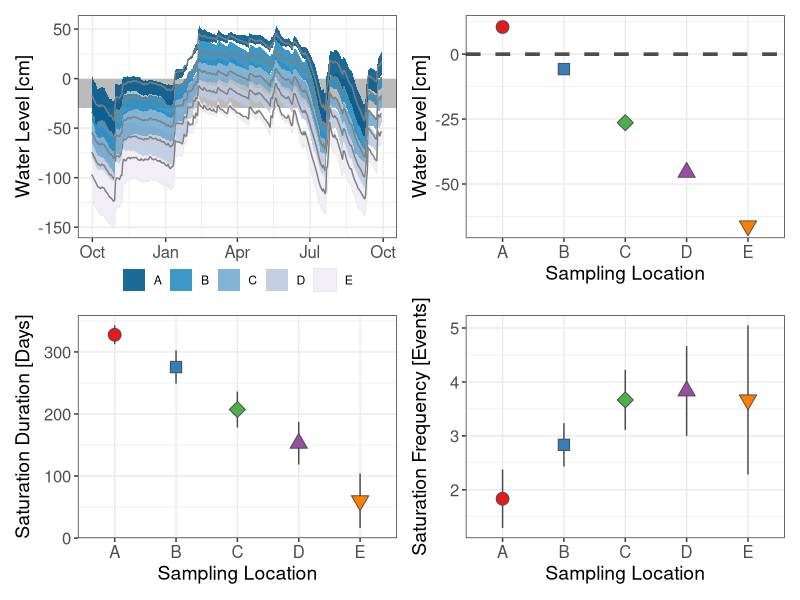

Source code (R):
#~~~~~~~~~~~~~~~~~~~~~~~~~~~~~~~~~~~~~~~~~~~~~~~~~~~~~~~~~~~
#Title: Plots
#Coder: Nate Jones (cnjones7@ua.edu)
#Date: 6/23/2020
#Purpose: Plot water level data
#~~~~~~~~~~~~~~~~~~~~~~~~~~~~~~~~~~~~~~~~~~~~~~~~~~~~~~~~~~~

#~~~~~~~~~~~~~~~~~~~~~~~~~~~~~~~~~~~~~~~~~~~~~~~~~~~~~~~~~~~
# 1.0 Setup Workspace---------------------------------------
#~~~~~~~~~~~~~~~~~~~~~~~~~~~~~~~~~~~~~~~~~~~~~~~~~~~~~~~~~~~
#Clear memory 
remove(list=ls())

#load appropriate packages
library(patchwork)
library(lubridate)
library(tidyverse)

#load data
depth<-read_csv("data//DepthToWaterTable.csv")
metrics<-read_csv("data//annual_metrics.csv")

#~~~~~~~~~~~~~~~~~~~~~~~~~~~~~~~~~~~~~~~~~~~~~~~~~~~~~~~~~~~
# 2.0 Hydrologic Regime Plots-------------------------------
#~~~~~~~~~~~~~~~~~~~~~~~~~~~~~~~~~~~~~~~~~~~~~~~~~~~~~~~~~~~
#2.1 Hydrograph---------------------------------------------
df<-depth %>% 
  #Convert to cm
  mutate(d_n = d_n*100) %>% 
  #seleect wetland well data
  filter(str_detect(station, 'SC')) %>% 
  #create sampling location col
  mutate(loc = substr(station, 4,4)) %>% 
  #Convert from depth to waterLevel
  mutate(waterLevel = -1*d_n) %>% 
  #Group by date & loc
  group_by(day, loc) %>% 
  #Summarise water level data
  summarise(
    mean = mean(waterLevel, na.rm = T),
    lwr    = quantile(waterLevel, 0.25, na.rm = T), 
    upr    = quantile(waterLevel, 0.75, na.rm = T))

#Subset by sampling location
a<-df %>% filter(loc=='A')
b<-df %>% filter(loc=='B')
c<-df %>% filter(loc=='C')
d<-df %>% filter(loc=='D')
e<-df %>% filter(loc=="E")

#Define ribbon tranparency
ribbon_alpha<-0.90

#Define colors
cols<-c(
  'A' = '#045a8d', 
  'B' = '#2b8cbe', 
  'C' = '#74a9cf', 
  'D' = '#bdc9e1',
  'E' = '#f1eef6')
line_col<-"grey50"
  
#Start ggplot
hyd<-ggplot() + 
  geom_rect(
    aes(
      xmin = as.Date('2017-09-01'), 
      xmax = as.Date('2018-10-31'), 
      ymin = -30, 
      ymax = 0), 
    fill='grey70', alpha = 0.9) +
  #D
  geom_ribbon(aes(ymin = d$lwr, ymax = d$upr, x = d$day, fill='D'),
              alpha=ribbon_alpha) +
  geom_line(aes(x=d$day, y=d$mean), 
            col=line_col) +
  #E
  geom_ribbon(aes(ymin = e$lwr, ymax = e$upr, x = e$day, fill='E'), 
              col='grey90', lwd=0.25) +
  geom_line(aes(x=e$day, y=e$mean), 
            col=line_col) +
  
  #C
  geom_ribbon(aes(ymin = c$lwr, ymax = c$upr, x = c$day, fill='C'),
              alpha=ribbon_alpha) +
  geom_line(aes(x=c$day, y=c$mean), 
            col=line_col) +
  #B
  geom_ribbon(aes(ymin = b$lwr, ymax = b$upr, x = b$day, fill="B"), 
              alpha=ribbon_alpha) +
  geom_line(aes(x=b$day, y=b$mean), 
            col=line_col) +
  #A
  geom_ribbon(aes(ymin = a$lwr, ymax = a$upr, x = a$day, fill='A'),
              alpha=ribbon_alpha) +
  geom_line(aes(x=a$day, y=a$mean), 
            col=line_col) +
  #Legend/color
  scale_fill_manual(name=NULL, values=cols) +
  #Clip to water year
  coord_cartesian(xlim=as.Date(c("2017-10-01", "2018-09-30"))) +
  #theme options
  theme_bw() + 
    ylab("Water Level [cm]") + 
    xlab(NULL) + 
    scale_x_date(date_labels = "%b") +
    theme(axis.title = element_text(size = 14),
          axis.text = element_text(size = 12),
          legend.position = c("bottom"), 
          legend.margin = margin(t=-2, unit="lines"))


#2.2 Water Level Plot---------------------------------------
dep<-depth %>%
  #Convert depth-to-water-table to water level
  mutate(d_n = -1*d_n) %>% 
  #Select SC stations
  filter(str_detect(station, 'SC')) %>% 
  #Summarise duration by transect
  mutate(transect = substr(station,4,4)) %>% 
  group_by(transect) %>% 
  summarise(mean = mean(d_n, na.rm=T)*100, 
            upr    = (mean(d_n, na.rm=T) + sd(d_n, na.rm = T)/sqrt(n()))*100,
            lwr    = (mean(d_n, na.rm=T) - sd(d_n, na.rm = T)/sqrt(n()))*100) %>% 
  #plot!
  ggplot() + 
    geom_hline(aes(yintercept=0), lty=2,lwd=1.25, col="grey30")+
    geom_errorbar(aes(x = transect, ymin = lwr, ymax = upr), 
                  width = 0, 
                  col='grey30') + 
    geom_point(aes(x = transect, y = mean), 
               pch=c(21,22,23,24,25),
               cex=4,
               col = 'grey30', 
               fill = c('#e41a1c', '#377eb8','#4daf4a','#984ea3','#ff7f00'), 
               alpha = 70) + 
    theme_bw() + 
      ylab("Water Level [cm]") + 
      xlab("Sampling Location") + 
      theme(axis.title = element_text(size = 14),
            axis.text = element_text(size = 12)) 

#2.3 Duration ----------------------------------------------
#Duration plot
dur<-metrics %>% 
  #Select SC stations
  filter(str_detect(station, 'SC')) %>% 
  #Summarise duration by transect
  mutate(transect = substr(station,4,4)) %>% 
  group_by(transect) %>% 
  summarise(mean = mean(dur_day, na.rm=T), 
            upr    = mean(dur_day, na.rm=T) + sd(dur_day, na.rm=T)/sqrt(n()),
            lwr    = mean(dur_day, na.rm=T) - sd(dur_day, na.rm=T)/sqrt(n())) %>% 
  #plot!
  ggplot() + 
  geom_errorbar(aes(x = transect, ymin = lwr, ymax = upr), 
                width = 0, 
                col='grey30') + 
  geom_point(aes(x = transect, y = mean), 
             pch=c(21,22,23,24,25),
             cex=4,
             col = 'grey30', 
             fill = c('#e41a1c', '#377eb8','#4daf4a','#984ea3','#ff7f00'),
             alpha = 70) + 
  theme_bw() +
  ylab("Saturation Duration [Days]") + 
  xlab('Sampling Location') + 
  theme(axis.title = element_text(size = 14),
        axis.text = element_text(size = 12)) 

#2.4 Frequency----------------------------------------------
freq<-metrics %>% 
  #Select SC stations
  filter(str_detect(station, 'SC')) %>% 
  #Summarise duration by transect
  mutate(transect = substr(station,4,4)) %>% 
  group_by(transect) %>% 
  summarise(mean = mean(n_events, na.rm=T), 
            upr    = mean(n_events, na.rm=T)+sd(n_events, na.rm=T)/sqrt(n()),
            lwr    = mean(n_events, na.rm=T)-sd(n_events, na.rm=T)/sqrt(n())) %>% 
  #plot!
  ggplot() + 
  geom_errorbar(aes(x = transect, ymin = lwr, ymax = upr), 
                width = 0, 
                col='grey30') + 
  geom_point(aes(x = transect, y = mean), 
             pch=c(21,22,23,24,25),
             cex=4,
             col = 'grey30', 
             fill = c('#e41a1c', '#377eb8','#4daf4a','#984ea3','#ff7f00'),
             alpha = 70) + 
  theme_bw() + 
  ylab("Saturation Frequency [Events]") + 
  xlab("Sampling Location") + 
  theme(axis.title = element_text(size = 14),
        axis.text = element_text(size = 12)) 

#2.5 Print plot---------------------------------------------
#png("docs/hydro_regime.png", res=300, width = 7, height = 6, units = 'in')
hyd + dep + dur + freq + plot_layout(ncol=2)
#dev.off()

#~~~~~~~~~~~~~~~~~~~~~~~~~~~~~~~~~~~~~~~~~~~~~~~~~~~~~~~~~~~~~~~~~~~~~~~~~~~~~~~
#2.6 Intext calculations--------------------------------------------------------
#~~~~~~~~~~~~~~~~~~~~~~~~~~~~~~~~~~~~~~~~~~~~~~~~~~~~~~~~~~~~~~~~~~~~~~~~~~~~~~~
depth %>%
  #Convert depth-to-water-table to water level
  mutate(d_n = -1*d_n) %>% 
  #Select SC stations
  filter(str_detect(station, 'SC')) %>% 
  #Summarise duration by transect
  mutate(transect = substr(station,4,4)) %>% 
  group_by(transect) %>% 
  summarise(mean_cm = mean(d_n, na.rm=T)*100, 
            sem_cm  = sd(d_n, na.rm = T)*100/sqrt(n()))

metrics %>% 
  #Select SC stations
  filter(str_detect(station, 'SC')) %>% 
  #Summarise duration by transect
  mutate(transect = substr(station,4,4)) %>% 
  group_by(transect) %>% 
  summarise(mean_day = mean(dur_day, na.rm=T), 
            sem_day  = sd(dur_day, na.rm=T)/sqrt(n()))


metrics %>% 
  #Select SC stations
  filter(str_detect(station, 'SC')) %>% 
  #Summarise duration by transect
  mutate(transect = substr(station,4,4)) %>% 
  group_by(transect) %>% 
  summarise(mean = mean(n_events, na.rm=T), 
            sem  = sd(n_events, na.rm=T)/sqrt(n()))
